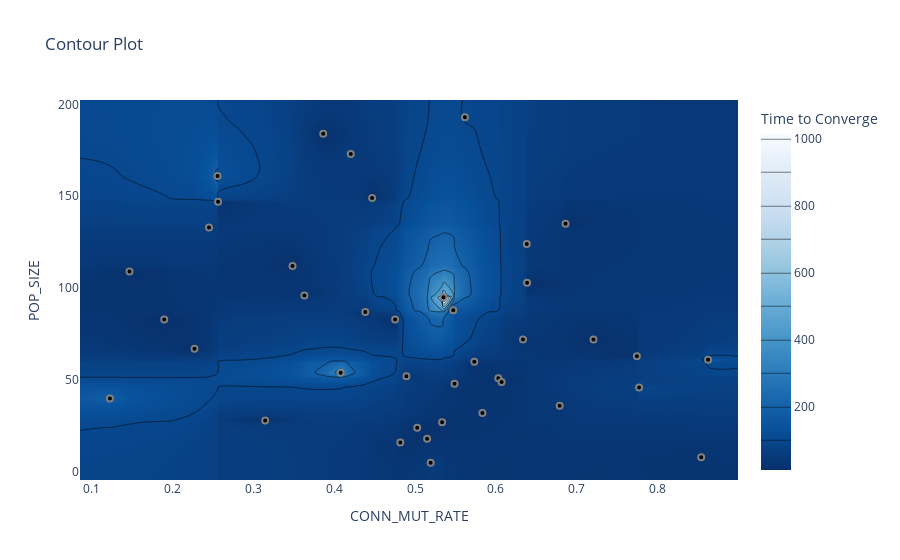

This figure's notebook cell:
### Code cell
optuna.visualization.plot_contour(study, params=['POP_SIZE', 'CONN_MUT_RATE'], target_name='Time to Converge')

### Figure 1 — Plotly figure (JSON) as saved in the notebook; plotly's stock layout.template omitted (floating-point values rounded to 4 significant figures; data arrays with more than 128 entries replaced by an {"elided": "..."} marker saying what was removed)
{"data": [{"colorbar": {"title": {"text": "Time to Converge"}}, "colorscale": [[0, "rgb(247,251,255)"], [0.125, "rgb(222,235,247)"], [0.25, "rgb(198,219,239)"], [0.375, "rgb(158,202,225)"], [0.5, "rgb(107,174,214)"], [0.625, "rgb(66,146,198)"], [0.75, "rgb(33,113,181)"], [0.875, "rgb(8,81,156)"], [1, "rgb(8,48,107)"]], "connectgaps": true, "contours": {"coloring": "heatmap"}, "hoverinfo": "none", "line": {"smoothing": 1.3}, "reversescale": true, "type": "contour", "x": [0.08535, 0.1224, 0.1466, 0.1896, 0.227, 0.245, 0.2555, 0.2562, 0.3145, 0.3483, 0.363, 0.3863, 0.4079, 0.4204, 0.4384, 0.4468, 0.4753, 0.4817, 0.4892, 0.5026, 0.5148, 0.5192, 0.5334, 0.5351, 0.5473, 0.5488, 0.5616, 0.5733, 0.5833, 0.603, 0.6071, 0.6335, 0.6382, 0.6386, 0.6789, 0.6862, 0.7207, 0.7744, 0.7772, 0.854, 0.8626, 0.8996], "y": [-4.4, 5, 8, 16, 18, 24, 27, 28, 32, 36, 40, 46, 48, 49, 51, 52, 54, 60, 61, 63, 67, 72, 83, 87, 88, 95, 96, 103, 109, 112, 124, 133, 135, 147, 149, 161, 173, 184, 193, 202.4], "z": {"elided": "40x42 float values"}}, {"marker": {"color": "black", "line": {"color": "Grey", "width": 2}}, "mode": "markers", "showlegend": false, "type": "scatter", "x": [0.6386, 0.5026, 0.5616, 0.227, 0.3863, 0.3483, 0.1224, 0.363, 0.1466, 0.6862, 0.8626, 0.7207, 0.2562, 0.6335, 0.854, 0.4468, 0.2555, 0.245, 0.4204, 0.4892, 0.7772, 0.4753, 0.5488, 0.3145, 0.4384, 0.5473, 0.5733, 0.7744, 0.1896, 0.6382, 0.5334, 0.5192, 0.5833, 0.5148, 0.603, 0.6071, 0.4817, 0.6789, 0.5351, 0.4079], "y": [103, 24, 193, 67, 184, 112, 40, 96, 109, 135, 61, 72, 147, 72, 8, 149, 161, 133, 173, 52, 46, 83, 48, 28, 87, 88, 60, 63, 83, 124, 27, 5, 32, 18, 51, 49, 16, 36, 95, 54]}], "layout": {"title": {"text": "Contour Plot"}, "xaxis": {"range": [0.08535, 0.8996], "title": {"text": "CONN_MUT_RATE"}}, "yaxis": {"range": [-4.4, 202.4], "title": {"text": "POP_SIZE"}}}}
